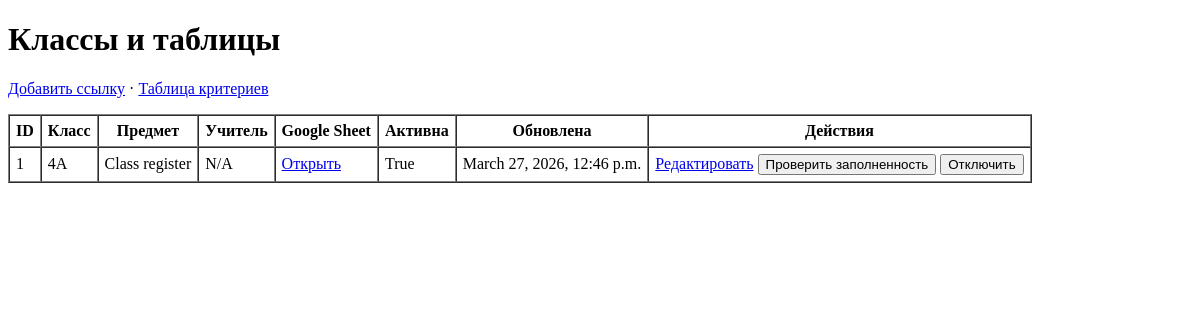
Page /links/ on the earlier database version.
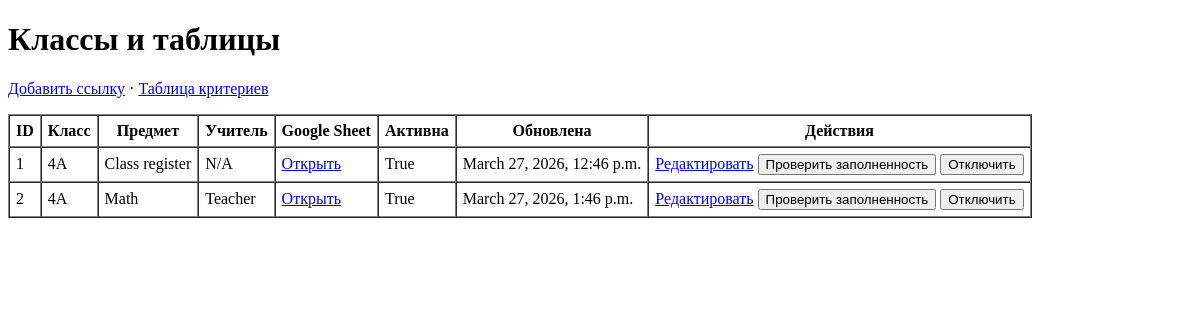
Same page on the later database version.
### journal_links/models.py (models this page shows, shortened)
class ClassSheetLink(models.Model):
    class_code = models.CharField(max_length=64)
    subject_name = models.CharField(max_length=255)
    teacher_name = models.CharField(max_length=255)
    google_sheet_url = models.URLField(max_length=500)
    is_active = models.BooleanField(default=True)
    updated_at = models.DateTimeField(auto_now=True)
    class Meta:
        constraints = [
            models.UniqueConstraint(
                fields=["class_code", "subject_name"],
                name="uq_classsheetlink_class_subject",
            )
        ]
        ordering = ["class_code", "subject_name"]

### journal_links/views.py (the view)
# urls.py: path("links/", list_links, name="list_links"),
def list_links(request):
    links = ClassSheetLink.objects.all()
    return render(request, "journal_links/list.html", {"links": links})

### journal_links/templates/journal_links/list.html (shortened to what this page needs)
<!doctype html>
<html lang="ru">
<head>
</head>
<body>
   <h1>Классы и таблицы</h1>
  <p><a href="{% url 'journal_links:create_link' %}">Добавить ссылку</a> · <a href="{% url 'pipeline:criteria_table' %}">Таблица критериев</a></p>
  <table border="1" cellpadding="6" cellspacing="0">
    <thead>
      <tr>
        <th>ID</th>
        <th>Класс</th>
        <th>Предмет</th>
        <th>Учитель</th>
        <th>Google Sheet</th>
        <th>Активна</th>
        <th>Обновлена</th>
        <th>Действия</th>
      </tr>
    </thead>
    <tbody>
      {% for link in links %}
        <tr>
          <td>{{ link.id }}</td>
          <td>{{ link.class_code }}</td>
          <td>{{ link.subject_name }}</td>
          <td>{{ link.teacher_name }}</td>
          <td><a href="{{ link.google_sheet_url }}" target="_blank" rel="noopener">Открыть</a></td>
          <td>{{ link.is_active }}</td>
          <td>{{ link.updated_at }}</td>
          <td>
             <a href="{% url 'journal_links:edit_link' link.id %}">Редактировать</a>
            {% if link.is_active %}
            <form action="{% url 'journal_links:run_link_validation' link.id %}" method="post" style="display:inline;">
                <button type="submit">Проверить заполненность</button>
              </form>
              <form action="{% url 'journal_links:disable_link' link.id %}" method="post" style="display:inline;">
                <button type="submit">Отключить</button>
              </form>
            {% endif %}
          </td>
        </tr>
      {% empty %}
        <tr>
           <td colspan="8">Ссылок пока нет.</td>
        </tr>
      {% endfor %}
    </tbody>
  </table>
</body>
</html>

Differences in the rows shown:
added ClassSheetLink: id "2", class_code "4A", subject_name "Math", teacher_name "Teacher", is_active "True", updated_at "March 27, 2026, 1:46 p.m.", shows "Проверить заполненность"
